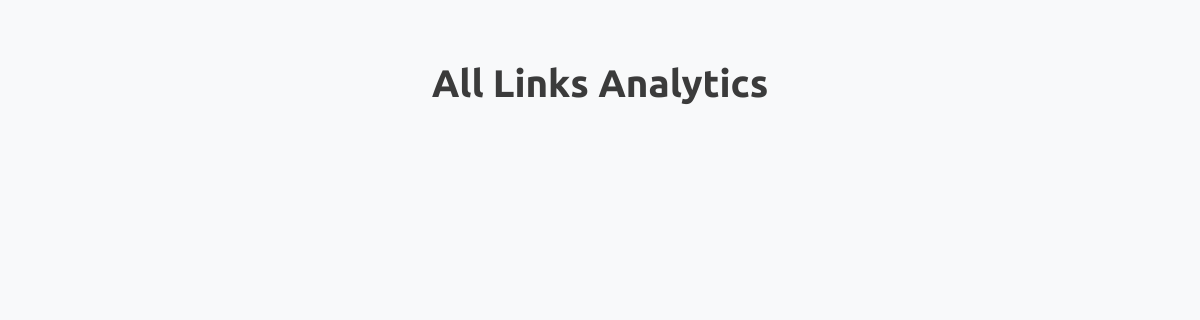
The page /all-analytics on the database as committed earlier.
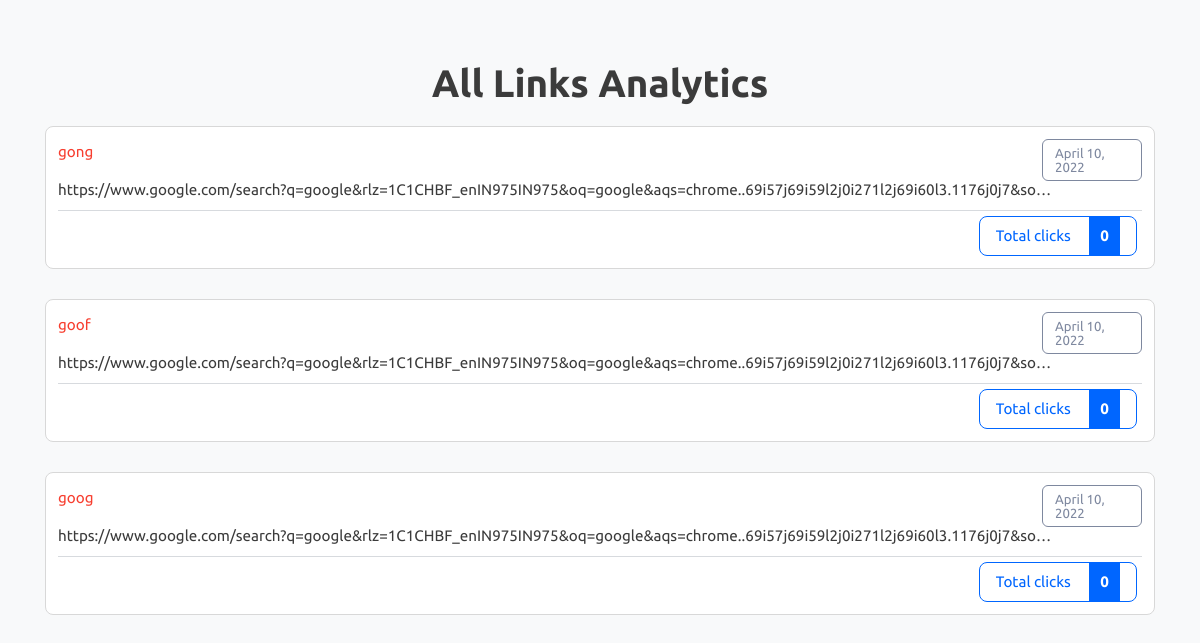
The same page on the database as committed later.
### myapp/models.py (models this page shows)
class LongToShort(models.Model):
    long_url = models.URLField(max_length = 5000)
    short_url = models.CharField(max_length = 100, unique = True)
    date = models.DateField(auto_now_add = True)
    clicks = models.IntegerField(default = 0)

### myapp/views.py (the view)
# urls.py: path('all-analytics',views.all_analytics),
def all_analytics(request):
    rows = LongToShort.objects.all()
    context = {
        "rows" : rows
    }
    return render(request, "all-analytics.html", context)

### myapp/templates/all-analytics.html (shortened to what this page needs)
{% load static %}
<!DOCTYPE html>
<html lang="en" class="">
<head>
	<link rel="stylesheet" href="{% static 'bootstrap.min.css' %}" type="text/css" media="screen">
	<link rel="stylesheet" href="{% static 'style.css' %}" type="text/css" media="screen">
</head>
<body class="pace-done lout_stats30">
	<main id="content" role="main" class="wyniki wyniki_all">
		<div class="container">
			<div class="row">
				<div class="col-12 page_log_in mt-0">
					<h2 class="h1" style="text-align: center;">All Links Analytics</h2>
				</div>
				{% for obj in rows %}
				<div class="url_options url_stats_o" id="1">
					<p class="data_link">{{ obj.date }}</p>
					<p class="url_link">
						{{ obj.long_url }}					</p>
					<p id="link" class="link_element">
						<a href="{{ obj.short_url }}" class="short_url_l" target="blank">
							{{ obj.short_url }}</a>
					</p>
					<div class="stats_total btn-cutt click_stats btn_norm">
						<div>Total clicks <strong class="allClicks">{{ obj.clicks }}</strong></div>
					</div>
				</div>
				{% endfor %}
			</div>
		</div>
	</main>
</body>
</html>

Rows that differ between the two databases and show on the page:
added LongToShort: date "April 10, 2022", long_url "https://www.google.com/search?q=google&rlz=1C1CHBF_enIN975IN975&oq=google&aqs=chrome..69i57j69i59l2j0i271l2j69i60l3.1176j0j7&so…", short_url "gong", clicks "0"
added LongToShort: date "April 10, 2022", long_url "https://www.google.com/search?q=google&rlz=1C1CHBF_enIN975IN975&oq=google&aqs=chrome..69i57j69i59l2j0i271l2j69i60l3.1176j0j7&so…", short_url "goof", clicks "0"
added LongToShort: date "April 10, 2022", long_url "https://www.google.com/search?q=google&rlz=1C1CHBF_enIN975IN975&oq=google&aqs=chrome..69i57j69i59l2j0i271l2j69i60l3.1176j0j7&so…", short_url "goog", clicks "0"
